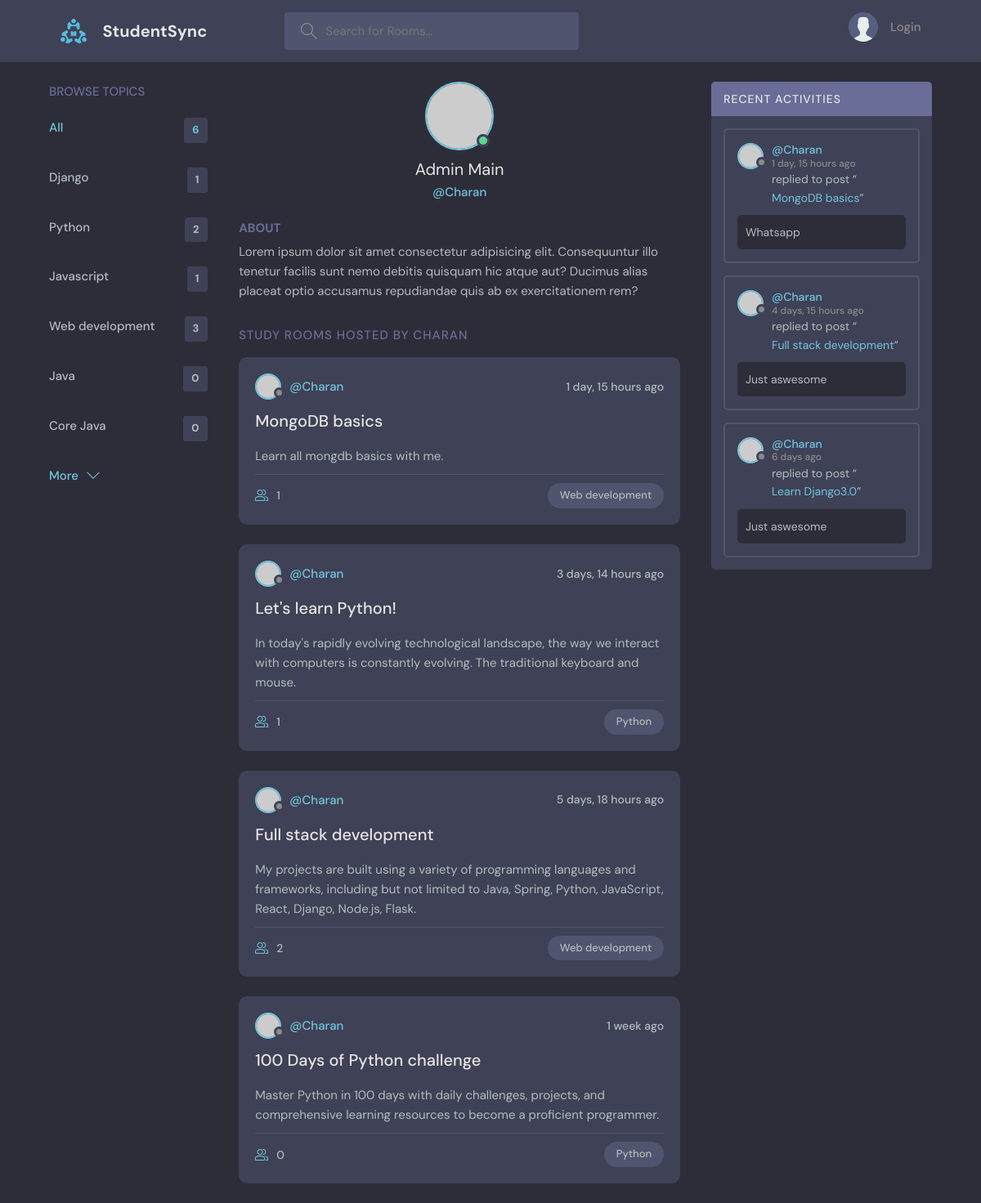
Page /profile/1/ on the committed database.
### base/models.py (models this page shows, shortened)
class Topic(models.Model):
    name=models.CharField(max_length=200)

class Room(models.Model):
    host= models.ForeignKey(User,on_delete=models.SET_NULL,null=True)
    topic= models.ForeignKey(Topic,on_delete=models.SET_NULL,null=True)
    name=models.CharField(max_length=200)
    description=models.TextField(null=True,blank=True)
    participants=models.ManyToManyField(User,related_name='participants',blank=True)
    updated=models.DateTimeField(auto_now=True)
    created=models.DateTimeField(auto_now_add=True)
    class Meta:
        ordering=['-updated','-created']

class Message(models.Model):
    user=models.ForeignKey(User,on_delete=models.CASCADE)
    room=models.ForeignKey(Room,on_delete=models.CASCADE)
    body=models.TextField()
    updated=models.DateTimeField(auto_now=True)
    created=models.DateTimeField(auto_now_add=True)
    class Meta:
        ordering=['-updated','-created']

### base/views.py (the view)
# urls.py: path('profile/<str:pk>/',views.userProfile,name="profile"),
def userProfile(request,pk):
    user=User.objects.get(id=pk)
    rooms=user.room_set.all()
    room_messages=user.message_set.all()
    topics=Topic.objects.all()
    context={'user':user,'rooms':rooms,'room_messages':room_messages,'topics':topics}
    return render(request,'base/profile.html',context)

### base/templates/base/profile.html (shortened to what this page needs)
{% extends 'main.html' %} {% block content %}
  <main class="profile-page layout layout--3">
    <div class="container">
      <div>{% include 'base/topics_component.html' %}</div>
      <div class="roomList">
        <div class="profile">
          <div class="profile__avatar">
            <div class="avatar avatar--large active">
              <img src="https://randomuser.me/api/portraits/men/11.jpg" />
            </div>
          </div>
          <div class="profile__info">
            <h3>{{user.first_name}} {{user.last_name}}</h3>
            <p>@{{user.username}}</p>
          </div>
          <div class="profile__about">
            <h3>About</h3>
            <p>
              Lorem ipsum dolor sit amet consectetur adipisicing elit. Consequuntur illo tenetur
              facilis sunt nemo debitis quisquam hic atque aut? Ducimus alias placeat optio
              accusamus repudiandae quis ab ex exercitationem rem?
            </p>
          </div>
        </div>
        <div class="roomList__header">
          <div>
            <h2>Study Rooms Hosted by {{user.username}}</a>
            </h2>
          </div>
        </div>
        {% include 'base/feed_component.html' %}
      </div>
      {% include 'base/activity_component.html' %}
    </div>
  </main>
  {% endblock content %}

### base/templates/base/topics_component.html
<div class="topics">
  <div class="topics__header">
    <h2>Browse Topics</h2>
  </div>
  <ul class="topics__list">
    <li>
      <a href="{% url 'home' %}" class="active">All <span>{{topics.count}}</span></a>
    </li>
    {% for topic in topics %}
    <li>
      <a href="{% url 'home' %}?q={{topic.name}}">{{topic.name}} <span>{{topic.room_set.all.count}}</span></a>
    </li>
    {% endfor %}
  </ul>
  <a class="btn btn--link" href="topics.html">
    More
    <svg
      version="1.1"
      xmlns="http://www.w3.org/2000/svg"
      width="32"
      height="32"
      viewBox="0 0 32 32"
    >
      <title>chevron-down</title>
      <path d="M16 21l-13-13h-3l16 16 16-16h-3l-13 13z"></path>
    </svg>
  </a>
</div>

### base/templates/base/feed_component.html (shortened to what this page needs)
{% for room in rooms %}
<div class="roomListRoom">
  <div class="roomListRoom__header">
    <a href="{% url 'profile' room.host.id %}" class="roomListRoom__author">
      <div class="avatar avatar--small">
        <img src="https://randomuser.me/api/portraits/women/11.jpg" />
      </div>
      <span>@{{room.host.username}}</span>
    </a>
    <div class="roomListRoom__actions">
      <span>{{room.created|timesince}} ago</span>
    </div>
  </div>
  <div class="roomListRoom__content">
    <a href="{% url 'room' room.id %}">{{room.name}}</a>
    <p>
      {{room.description}}
    </p>
  </div>
  <div class="roomListRoom__meta">
    <a href="{% url 'room' room.id %}" class="roomListRoom__joined">
      {{room.participants.all.count}}
    </a>
    <p class="roomListRoom__topic">{{room.topic.name}}</p>
  </div>
</div>
{% endfor %}

### base/templates/base/activity_component.html (shortened to what this page needs)
<div class="activities">
  <div class="activities__header">
    <h2>Recent Activities</h2>
  </div>
  {% for message in room_messages %}
  <div class="activities__box">
    <div class="activities__boxHeader roomListRoom__header">
      <a href="{% url 'profile' message.user.id %}" class="roomListRoom__author">
        <div class="avatar avatar--small">
          <img src="https://randomuser.me/api/portraits/women/11.jpg" />
        </div>
        <p>
          @{{message.user}}
          <span> {{message.created|timesince}} ago</span>
        </p>
      </a>
    </div>
    <div class="activities__boxContent">
      <p>
        replied to post “<a href="{% url 'room' message.room.id %}">{{message.room.name}}</a
        >”
      </p>
      <div class="activities__boxRoomContent">
        {{message.body}}
      </div>
    </div>
  </div>
  {% endfor %}
</div>

### rows in the picture
Topic: name "Django", room_set.all.count "1"
Topic: name "Python", room_set.all.count "2"
Topic: name "Javascript", room_set.all.count "1"
Topic: name "Web development", room_set.all.count "3"
Topic: name "Java", room_set.all.count "0"
Topic: name "Core Java", room_set.all.count "0"
Room: host.username "Charan", created "1 day, 15 hours", name "MongoDB basics", description "Learn all mongdb basics with me.", participants.all.count "1", topic.name "Web development"
Room: host.username "Charan", created "3 days, 14 hours", name "Let's learn Python!", description "In today's rapidly evolving technological landscape, the way we interact with computers is constantly evolving. The traditional keyboard and mouse.", participants.all.count "1", topic.name "Python"
Room: host.username "Charan", created "5 days, 18 hours", name "Full stack development", description "My projects are built using a variety of programming languages and frameworks, including but not limited to Java, Spring, Python, JavaScript, React, Django, Node.js, Flask.", participants.all.count "2", topic.name "Web development"
Room: host.username "Charan", created "1 week", name "100 Days of Python challenge", description "Master Python in 100 days with daily challenges, projects, and comprehensive learning resources to become a proficient programmer.", participants.all.count "0", topic.name "Python"
Message: user "Charan", created "1 day, 15 hours", room.name "MongoDB basics", body "Whatsapp"
Message: user "Charan", created "4 days, 15 hours", room.name "Full stack development", body "Just aswesome"
Message: user "Charan", created "6 days", room.name "Learn Django3.0", body "Just aswesome"

### other values in the picture
{{ topics.count }} "6"
{{ user.first_name }} "Admin"
{{ user.last_name }} "Main"
{{ user.username }} "Charan"
{{ user.username }} "CHARAN"
